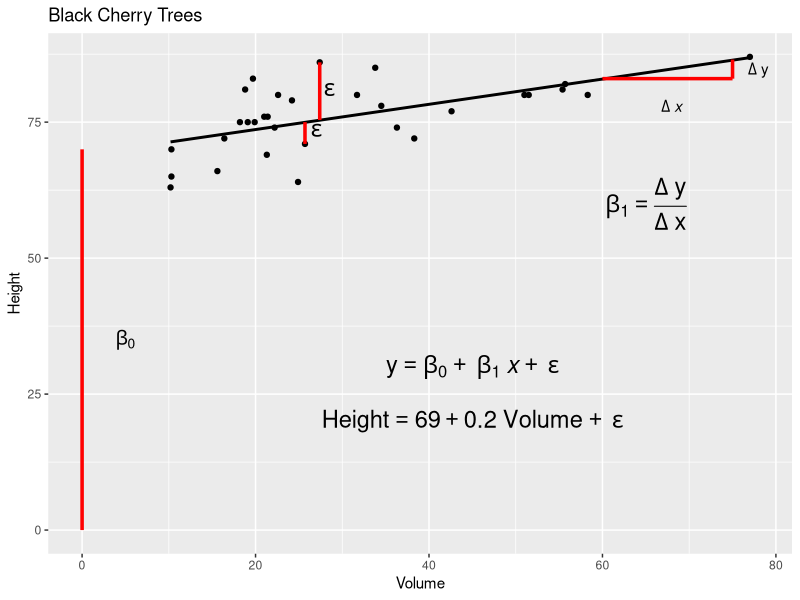
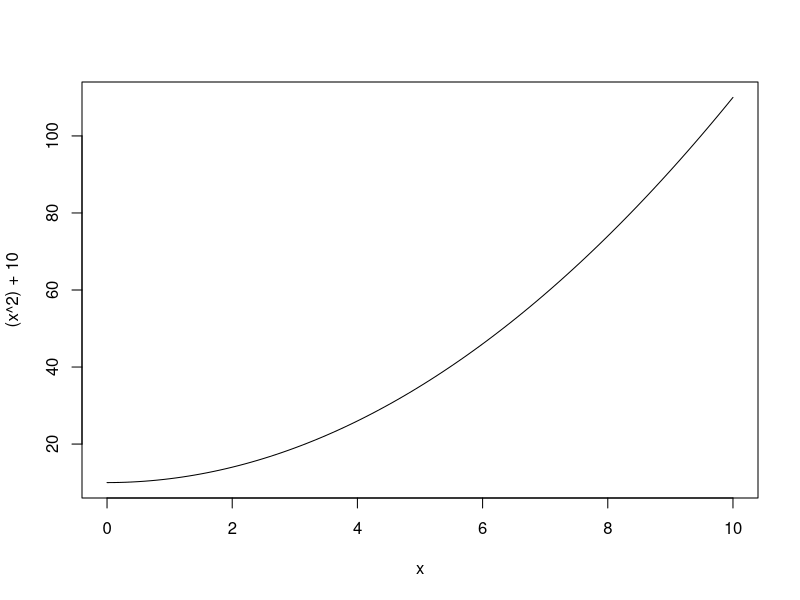
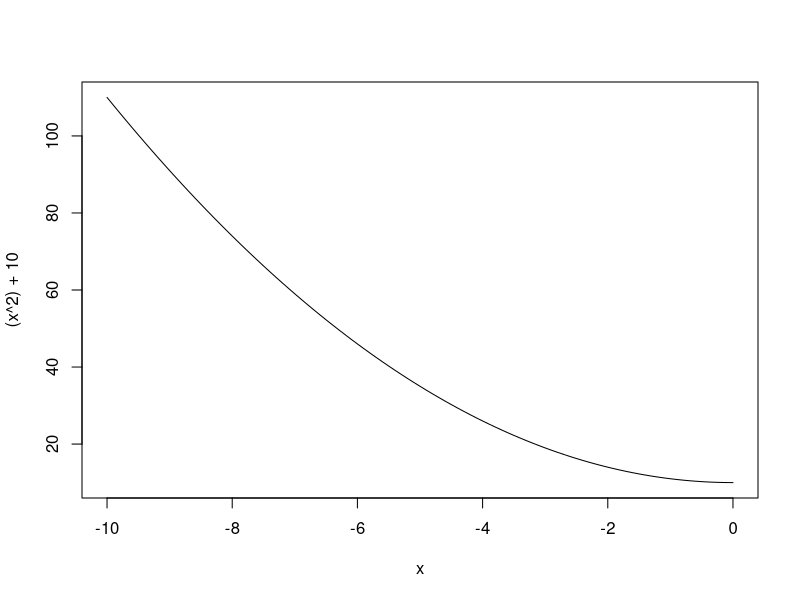
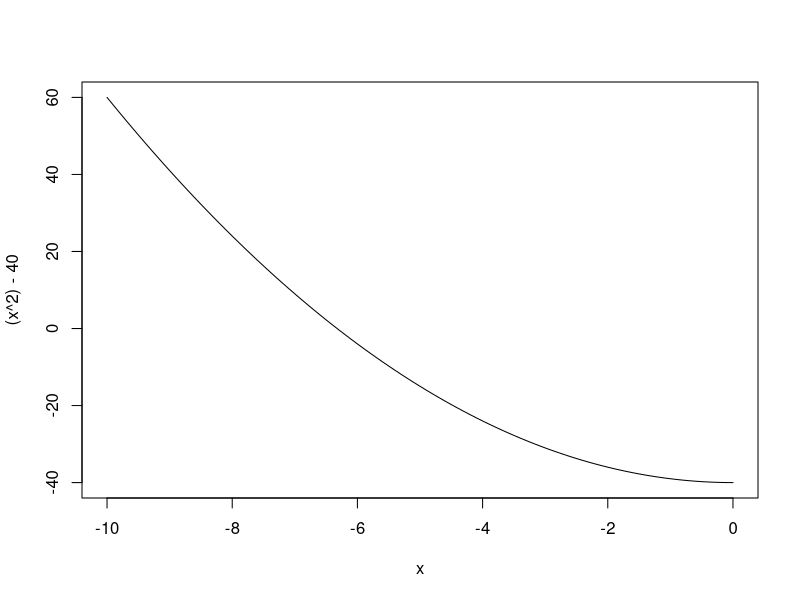
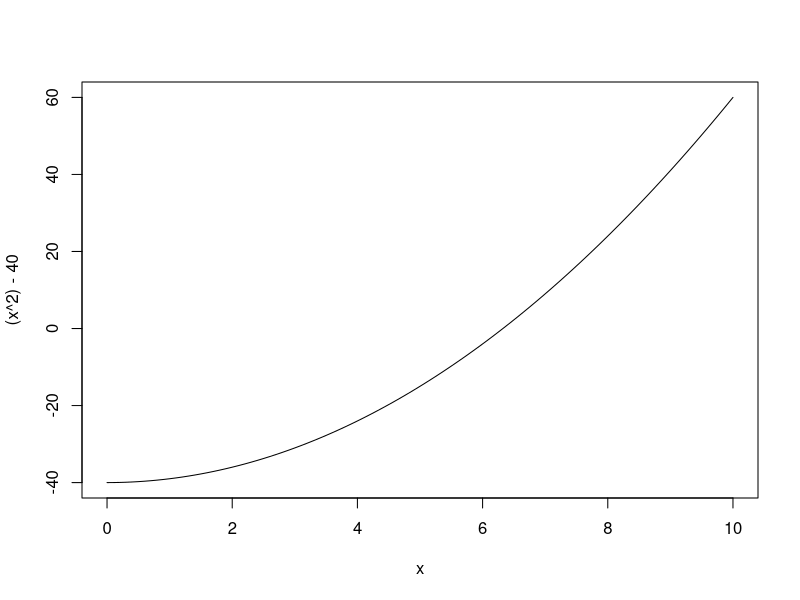
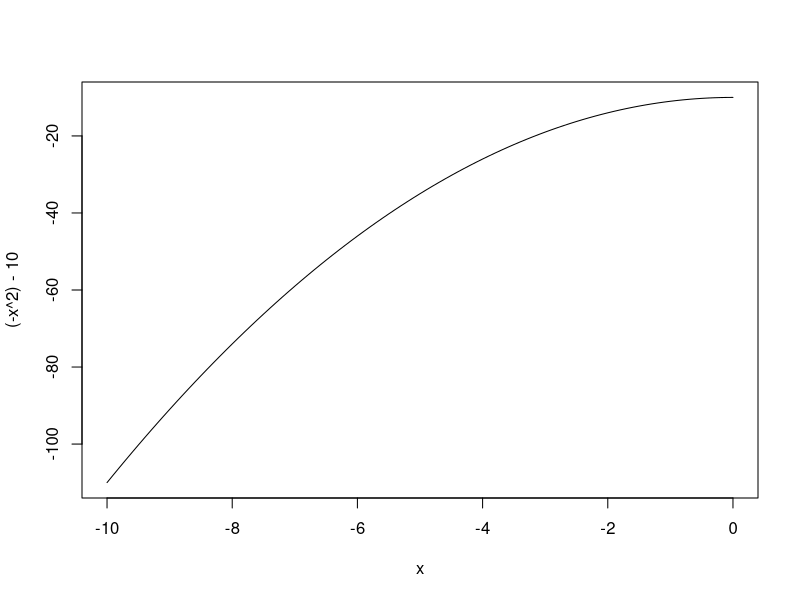
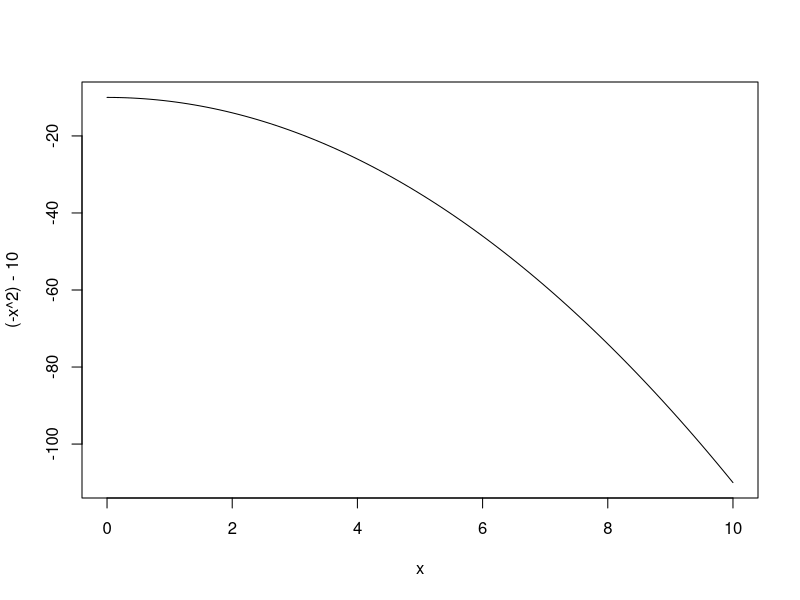
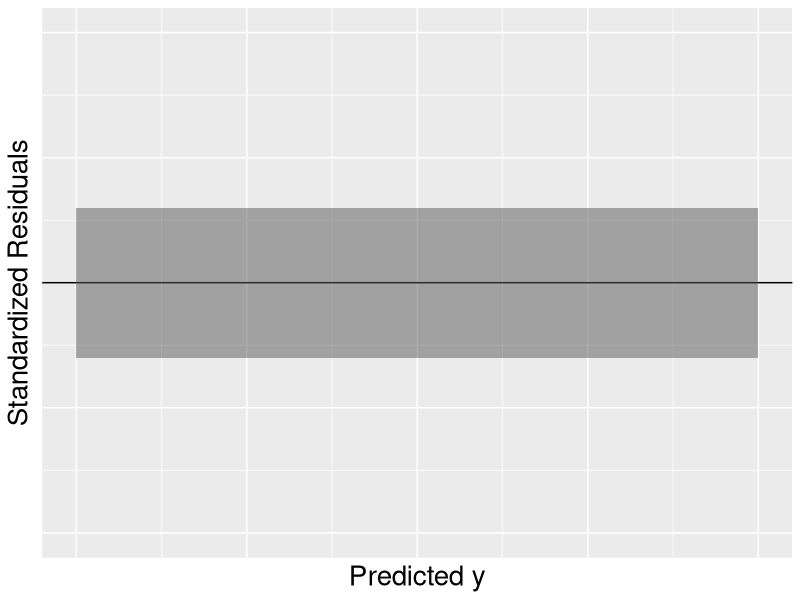

These figures' R source, in order:
## ---- chunk 1
library(ggplot2)

d<-trees
lmt<- lm(Height ~ Volume, d)

ggplot(trees, aes(y = Height, x = Volume)) +
  geom_point() + stat_smooth(method = "lm", col = "black", se = F) +
  labs(title = "Black Cherry Trees") +
  expand_limits(x = 0, y = 0) +
  expand_limits(y = 80)  +
  annotate("segment", x = 0, xend = 0, y = 70, yend = 0, color = "red", size = 1.2) +
  annotate("text", x=5, y = 35, label = "beta[0]", parse = TRUE, size = 5) +
  annotate("segment", x = 60, xend = 75, y = 83, yend = 83, color = "red", size = 1.2) +
  annotate("text", x = 68, y = 78, label = "Delta~italic('x')", parse = TRUE) +
  annotate("segment", x = 75, y = 83, xend = 75, yend = 86.5, color = "red", size = 1.2) +
  annotate("text", x = 78, y = 84.5, label = "Delta~y", parse = TRUE) +
  annotate("segment", x = 27.4, y = 86, xend = 27.4, yend = 75.4, color = "red", size = 1.2) +
  annotate("text", x= 28.5, y = 81, label = "epsilon", parse = T, size = 6) +
  annotate("segment", x = 25.7, y = 71, xend = 25.7, yend = 75, color = "red", size = 1.2) +
  annotate("text", x = 27, y = 73.5, label = "epsilon", parse = T, size = 6) +
  annotate("text", x = 45, y =30, label = "y==beta[0]~+~beta[1]~italic('x')~+~epsilon", parse = TRUE, size = 6) +
  annotate("text", x = 45, y =20, label = paste0("Height==", round(lmt$coefficients[1],0), "+", round(lmt$coefficients[2],1), "~Volume~+~epsilon"), parse = TRUE, size = 6) +
  annotate("text", 65, y = 60, label = "beta[1]==frac(Delta~y, Delta~x)", parse = TRUE, size = 6)

## ---- chunk 2
c1 <- curve((x^2)+10, from = 0, to = 10)
c1 <- data.frame(c1)
c2 <- curve((x^2)+10, from = 0, to = -10)
c2 <- data.frame(c2)
c3 <- curve((x^2)-40, from = 0, to = -10)
c3 <- data.frame(c3)
c4 <- curve((x^2)-40, from = 0, to = 10)
c4 <- data.frame(c4)
c5 <- curve((-x^2)-10, from = 0, to = -10)
c5 <- data.frame(c5)
c6 <- curve((-x^2)-10, from = 0, to = 10)
c6 <- data.frame(c6)
fit <- lmt
## ---- chunk 3
ggplot() +
  geom_hline(yintercept = 0) +
  geom_rect(aes(xmin = 0, ymin = -3, xmax = 10, ymax = 3), alpha = 0.5) +
  expand_limits(y = 10) +
  expand_limits(y = -10) +
  labs(x = "Predicted y", y = "Standardized Residuals") +
  theme(axis.text.x=element_blank()) +
  theme(axis.text.y = element_blank()) +
  theme(axis.ticks.x=element_blank()) +
  theme(axis.ticks.y=element_blank()) +
  theme(axis.title=element_text(size=20))

ggplot() +
  geom_hline(yintercept = 0) +
  geom_ribbon(aes(x = c1$x, ymax = c1$y, ymin = 0), alpha = 0.5) +
  geom_ribbon(aes(x = c2$x, ymax = c2$y, ymin = 0), alpha = 0.5) +
  geom_ribbon(aes(x = c3$x, ymax = c3$y, ymin = 0), alpha = 0.5) +
  geom_ribbon(aes(x = c4$x, ymax = c4$y, ymin = 0), alpha = 0.5) +
  expand_limits(y = 10) +
  expand_limits(y = -10) +
  labs(x = "Predicted y", y = "Standardized Residuals") +
  theme(axis.text.x=element_blank()) +
  theme(axis.text.y = element_blank()) +
  theme(axis.ticks.x=element_blank()) +
  theme(axis.ticks.y=element_blank()) +
  coord_cartesian(xlim = c(-4, 4), ylim = c(50, -50)) +
  theme(axis.title=element_text(size=20))  

ggplot() +
  geom_hline(yintercept = 0) +
  geom_polygon(aes(x = c(0,10,10,0), y = c(2,7,-7,-2)), alpha = 0.5) +
  expand_limits(y = 10) +
  expand_limits(y = -10) +
  labs(x = "Predicted y", y = "Standardized Residuals") +
  theme(axis.text.x=element_blank()) +
  theme(axis.text.y = element_blank()) +
  theme(axis.ticks.x=element_blank()) +
  theme(axis.ticks.y=element_blank()) +
  theme(axis.title=element_text(size=20))

ggplot() +
  geom_hline(yintercept = 0) +
  geom_ribbon(aes(x = c1$x, ymax = c1$y, ymin = 0), alpha = 0.5) +
  geom_ribbon(aes(x = c2$x, ymax = c2$y, ymin = 0), alpha = 0.5) +
  geom_ribbon(aes(x = c5$x, ymax = c5$y, ymin = 0), alpha = 0.5) +
  geom_ribbon(aes(x = c6$x, ymax = c6$y, ymin = 0), alpha = 0.5) +
  expand_limits(y = 10) +
  expand_limits(y = -10) +
  labs(x = "Predicted y", y = "Standardized Residuals") +
  theme(axis.text.x=element_blank()) +
  theme(axis.text.y = element_blank()) +
  theme(axis.ticks.x=element_blank()) +
  theme(axis.ticks.y=element_blank()) +
  coord_cartesian(xlim = c(-4, 4), ylim = c(50, -50)) +
  theme(axis.title=element_text(size=20))
## ---- chunk 4
library(knitr)
hook_output <- knit_hooks$get("output")
knit_hooks$set(output = function(x, options) {
  lines <- options$output.lines
  if (is.null(lines)) {
    return(hook_output(x, options))  # pass to default hook
  }
  x <- unlist(strsplit(x, "\n"))
  more <- "..."
  if (length(lines)==1) {        # first n lines
    if (length(x) > lines) {
      # truncate the output, but add ....
      x <- c(head(x, lines), more)
    }
  } else {
    x <- c(more, x[lines], more)
  }
  # paste these lines together
  x <- paste(c(x, ""), collapse = "\n")
  hook_output(x, options)
})
## ---- chunk 5
summary(fit)
## ---- chunk 6
summary(fit)
## ---- chunk 7
summary(fit)
## ---- chunk 8
plot(fit)
## ---- chunk 9
plot(fit, 1)
## ---- chunk 10
plot(fit, 2)
## ---- chunk 11
plot(fit, 3)
## ---- chunk 12
plot(fit, 5)
